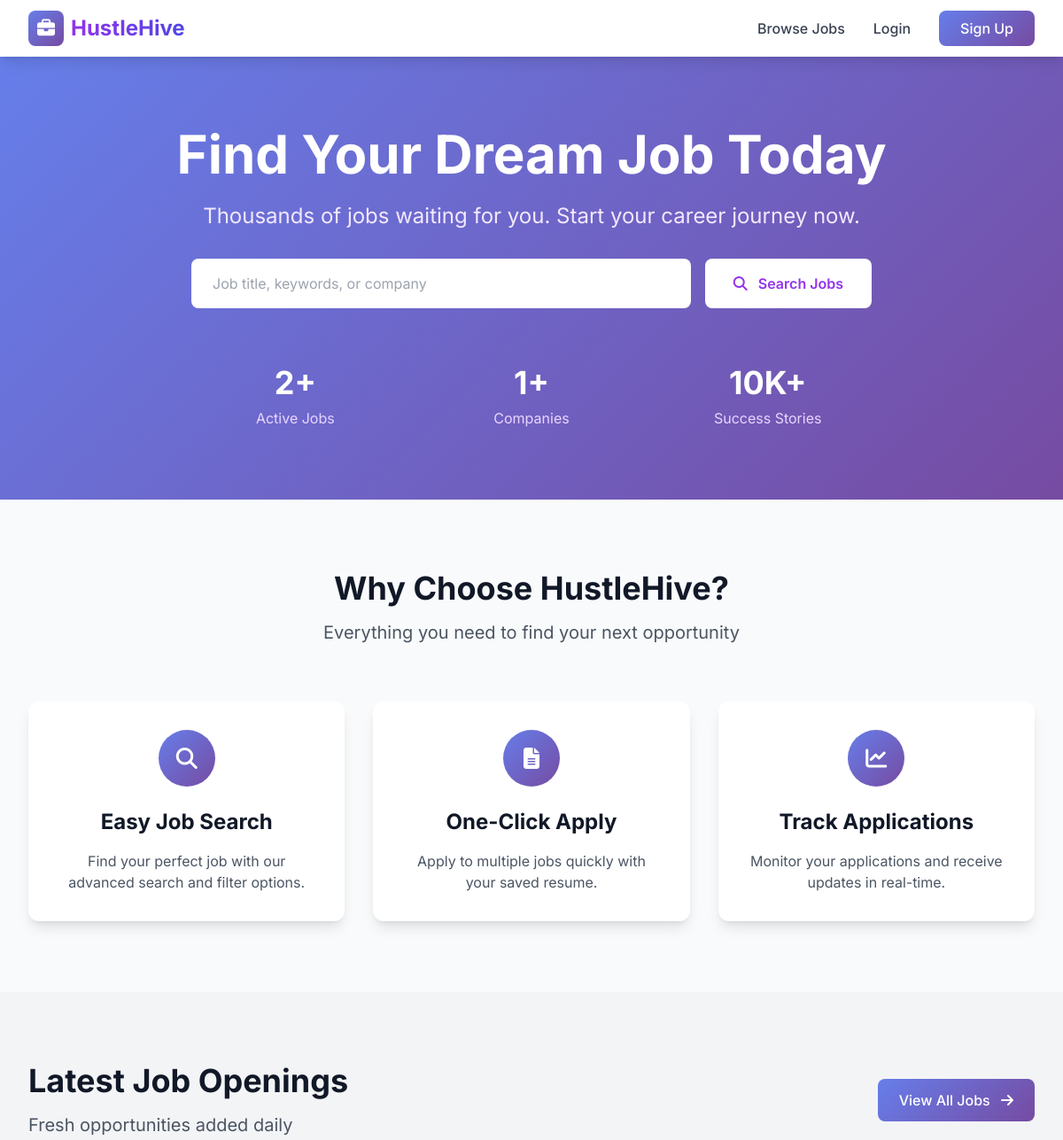
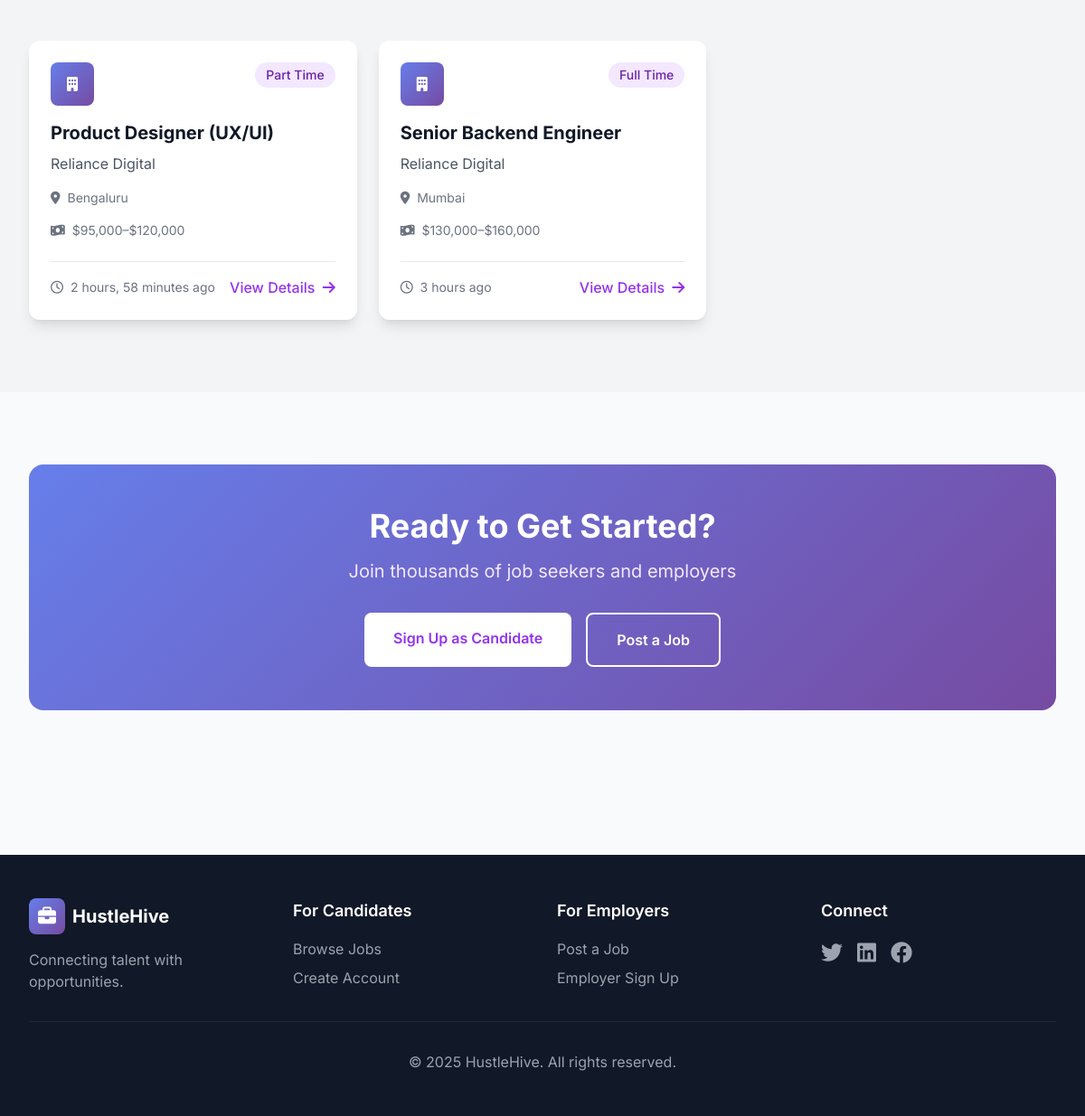
The page / on the database its author committed (2 pictures, top to bottom).
### jobs/models.py (models this page shows, shortened)
class Job(models.Model):
    JOB_TYPES = [
        ('FT', 'Full Time'),
        ('PT', 'Part Time'),
        ('CT', 'Contract'),
        ('IN', 'Internship'),
    ]
    title = models.CharField(max_length=200)
    description = models.TextField()
    company_name = models.CharField(max_length=200)
    location = models.CharField(max_length=200)
    job_type = models.CharField(max_length=2, choices=JOB_TYPES, default='FT')
    salary_range = models.CharField(max_length=100, blank=True)
    posted_by = models.ForeignKey(User, on_delete=models.CASCADE, related_name='jobs')
    created_at = models.DateTimeField(auto_now_add=True)
    updated_at = models.DateTimeField(auto_now=True)
    is_active = models.BooleanField(default=True)
    class Meta:
        ordering = ['-created_at']

### jobs/views.py (the view)
# urls.py: path('', views.home, name='home'),
def home(request):
    recent_jobs = Job.objects.filter(is_active=True)[:6]
    context = {
        'recent_jobs': recent_jobs,
        'total_jobs': Job.objects.filter(is_active=True).count(),
        'total_companies': Job.objects.values('company_name').distinct().count(),
    }
    return render(request, 'jobs/home.html', context)

### jobs/templates/jobs/home.html (shortened to what this page needs)
{% extends 'jobs/base.html' %}
{% block content %}
<section class="gradient-bg text-white py-20">
    <div class="max-w-7xl mx-auto px-4 sm:px-6 lg:px-8">
        <div class="text-center animate-fade-in">
            <h1 class="text-5xl md:text-6xl font-bold mb-6">
                Find Your Dream Job Today
            </h1>
            <p class="text-xl md:text-2xl mb-8 text-purple-100">
                Thousands of jobs waiting for you. Start your career journey now.
            </p>
            <div class="max-w-3xl mx-auto">
                <form action="{% url 'job_list' %}" method="GET" class="flex flex-col md:flex-row gap-4">
                    <input type="text" name="search" placeholder="Job title, keywords, or company"
                           class="flex-1 px-6 py-4 rounded-lg text-gray-900 focus:outline-none focus:ring-2 focus:ring-purple-300">
                    <button type="submit" class="bg-white text-purple-600 px-8 py-4 rounded-lg font-semibold hover:bg-gray-100 transition">
                        <i class="fas fa-search mr-2"></i> Search Jobs
                    </button>
                </form>
            </div>
            <div class="grid grid-cols-2 md:grid-cols-3 gap-8 mt-16 max-w-3xl mx-auto">
                <div>
                    <div class="text-4xl font-bold">{{ total_jobs }}+</div>
                    <div class="text-purple-200 mt-2">Active Jobs</div>
                </div>
                <div>
                    <div class="text-4xl font-bold">{{ total_companies }}+</div>
                    <div class="text-purple-200 mt-2">Companies</div>
                </div>
                <div class="col-span-2 md:col-span-1">
                    <div class="text-4xl font-bold">10K+</div>
                    <div class="text-purple-200 mt-2">Success Stories</div>
                </div>
            </div>
        </div>
    </div>
</section>
<section class="py-20">
    <div class="max-w-7xl mx-auto px-4 sm:px-6 lg:px-8">
        <div class="text-center mb-16">
            <h2 class="text-4xl font-bold text-gray-900 mb-4">Why Choose HustleHive?</h2>
            <p class="text-xl text-gray-600">Everything you need to find your next opportunity</p>
        </div>
        <div class="grid grid-cols-1 md:grid-cols-3 gap-8">
            <div class="bg-white p-8 rounded-xl shadow-lg card-hover text-center">
                <div class="w-16 h-16 gradient-bg rounded-full flex items-center justify-center mx-auto mb-6">
                    <i class="fas fa-search text-white text-2xl"></i>
                </div>
                <h3 class="text-2xl font-bold text-gray-900 mb-4">Easy Job Search</h3>
                <p class="text-gray-600">Find your perfect job with our advanced search and filter options.</p>
            </div>
            <div class="bg-white p-8 rounded-xl shadow-lg card-hover text-center">
                <div class="w-16 h-16 gradient-bg rounded-full flex items-center justify-center mx-auto mb-6">
                    <i class="fas fa-file-alt text-white text-2xl"></i>
                </div>
                <h3 class="text-2xl font-bold text-gray-900 mb-4">One-Click Apply</h3>
                <p class="text-gray-600">Apply to multiple jobs quickly with your saved resume.</p>
            </div>
            <div class="bg-white p-8 rounded-xl shadow-lg card-hover text-center">
                <div class="w-16 h-16 gradient-bg rounded-full flex items-center justify-center mx-auto mb-6">
                    <i class="fas fa-chart-line text-white text-2xl"></i>
                </div>
                <h3 class="text-2xl font-bold text-gray-900 mb-4">Track Applications</h3>
                <p class="text-gray-600">Monitor your applications and receive updates in real-time.</p>
            </div>
        </div>
    </div>
</section>
<section class="py-20 bg-gray-100">
    <div class="max-w-7xl mx-auto px-4 sm:px-6 lg:px-8">
        <div class="flex justify-between items-center mb-12">
            <div>
                <h2 class="text-4xl font-bold text-gray-900 mb-4">Latest Job Openings</h2>
                <p class="text-xl text-gray-600">Fresh opportunities added daily</p>
            </div>
            <a href="{% url 'job_list' %}" class="hidden md:block btn-primary text-white px-6 py-3 rounded-lg font-medium">
                View All Jobs <i class="fas fa-arrow-right ml-2"></i>
            </a>
        </div>
        <div class="grid grid-cols-1 md:grid-cols-2 lg:grid-cols-3 gap-6">
            {% for job in recent_jobs %}
            <div class="bg-white rounded-xl shadow-lg p-6 card-hover">
                <div class="flex items-start justify-between mb-4">
                    <div class="w-12 h-12 gradient-bg rounded-lg flex items-center justify-center">
                        <i class="fas fa-building text-white"></i>
                    </div>
                    <span class="bg-purple-100 text-purple-800 px-3 py-1 rounded-full text-sm font-medium">
                        {{ job.get_job_type_display }}
                    </span>
                </div>
                <h3 class="text-xl font-bold text-gray-900 mb-2">{{ job.title }}</h3>
                <p class="text-gray-600 mb-4">{{ job.company_name }}</p>
                <div class="flex items-center text-gray-500 text-sm mb-4">
                    <i class="fas fa-map-marker-alt mr-2"></i>
                    <span>{{ job.location }}</span>
                </div>
                {% if job.salary_range %}
                <div class="flex items-center text-gray-500 text-sm mb-4">
                    <i class="fas fa-money-bill-wave mr-2"></i>
                    <span>{{ job.salary_range }}</span>
                </div>
                {% endif %}
                <div class="flex items-center justify-between mt-6 pt-4 border-t">
                    <span class="text-sm text-gray-500">
                        <i class="far fa-clock mr-1"></i>
                        {{ job.created_at|timesince }} ago
                    </span>
                    <a href="{% url 'job_detail' job.id %}" class="text-purple-600 font-medium hover:text-purple-800 transition">
                        View Details <i class="fas fa-arrow-right ml-1"></i>
                    </a>
                </div>
            </div>
            {% empty %}
            <div class="col-span-3 text-center py-12">
                <i class="fas fa-briefcase text-gray-400 text-6xl mb-4"></i>
                <p class="text-gray-600 text-xl">No jobs available yet. Check back soon!</p>
            </div>
            {% endfor %}
        </div>
    </div>
</section>
<section class="py-20">
    <div class="max-w-7xl mx-auto px-4 sm:px-6 lg:px-8">
        <div class="gradient-bg rounded-2xl p-12 text-center text-white">
            <h2 class="text-4xl font-bold mb-4">Ready to Get Started?</h2>
            <p class="text-xl mb-8 text-purple-100">Join thousands of job seekers and employers</p>
            <div class="flex flex-col sm:flex-row gap-4 justify-center">
                <a href="{% url 'register' %}" class="bg-white text-purple-600 px-8 py-4 rounded-lg font-semibold hover:bg-gray-100 transition">
                    Sign Up as Candidate
                </a>
                <a href="{% url 'register' %}" class="border-2 border-white text-white px-8 py-4 rounded-lg font-semibold hover:bg-white hover:text-purple-600 transition">
                    Post a Job
                </a>
            </div>
        </div>
    </div>
</section>
{% endblock %}

### jobs/templates/jobs/base.html (style rules this page uses)
body { font-family: 'Inter', sans-serif; }
.gradient-bg { background: linear-gradient(135deg, #667eea 0%, #764ba2 100%); }
.card-hover { transition: all 0.3s ease; }
.btn-primary { background: linear-gradient(135deg, #667eea 0%, #764ba2 100%); transition: all 0.3s ease; }
.animate-fade-in { animation: fadeIn 0.5s ease-in; }

### rows shown on the page
Job: job_type "Part Time", title "Product Designer (UX/UI)", company_name "Reliance Digital", location "Bengaluru", salary_range "$95,000–$120,000", created_at "2 hours, 58 minutes"
Job: job_type "Full Time", title "Senior Backend Engineer", company_name "Reliance Digital", location "Mumbai", salary_range "$130,000–$160,000", created_at "3 hours"

### other values the page prints
{{ total_jobs }} "2"
{{ total_companies }} "1"
